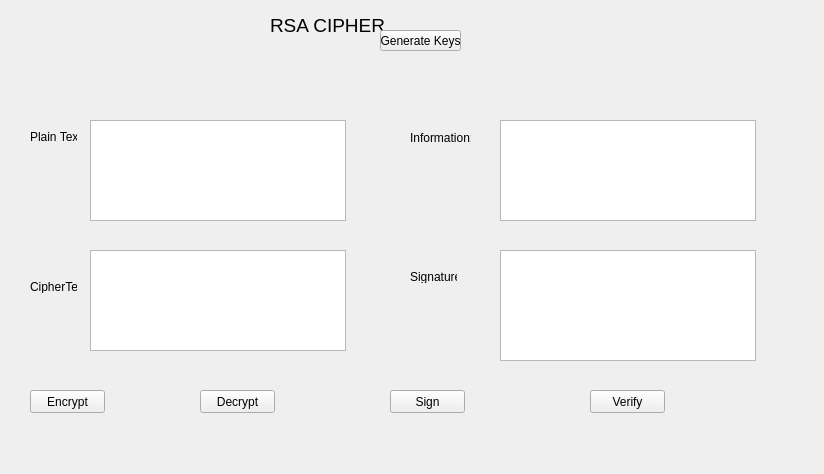
<?xml version="1.0" encoding="UTF-8"?>
<ui version="4.0">
 <class>Form</class>
 <widget class="QWidget" name="Form">
  <property name="geometry">
   <rect>
    <x>0</x>
    <y>0</y>
    <width>824</width>
    <height>474</height>
   </rect>
  </property>
  <property name="windowTitle">
   <string>Form</string>
  </property>
  <widget class="QLabel" name="label">
   <property name="geometry">
    <rect>
     <x>270</x>
     <y>10</y>
     <width>121</width>
     <height>31</height>
    </rect>
   </property>
   <property name="font">
    <font>
     <pointsize>14</pointsize>
    </font>
   </property>
   <property name="text">
    <string>RSA CIPHER</string>
   </property>
  </widget>
  <widget class="QLabel" name="label_2">
   <property name="geometry">
    <rect>
     <x>30</x>
     <y>130</y>
     <width>47</width>
     <height>13</height>
    </rect>
   </property>
   <property name="text">
    <string>Plain Text</string>
   </property>
  </widget>
  <widget class="QLabel" name="label_3">
   <property name="geometry">
    <rect>
     <x>30</x>
     <y>280</y>
     <width>47</width>
     <height>13</height>
    </rect>
   </property>
   <property name="text">
    <string>CipherText:</string>
   </property>
  </widget>
  <widget class="QLabel" name="label_4">
   <property name="geometry">
    <rect>
     <x>410</x>
     <y>130</y>
     <width>61</width>
     <height>16</height>
    </rect>
   </property>
   <property name="text">
    <string>Information:</string>
   </property>
  </widget>
  <widget class="QLabel" name="label_5">
   <property name="geometry">
    <rect>
     <x>410</x>
     <y>270</y>
     <width>47</width>
     <height>13</height>
    </rect>
   </property>
   <property name="text">
    <string>Signature:</string>
   </property>
  </widget>
  <widget class="QTextBrowser" name="txtplaintext">
   <property name="geometry">
    <rect>
     <x>90</x>
     <y>120</y>
     <width>256</width>
     <height>101</height>
    </rect>
   </property>
   <property name="readOnly">
    <bool>false</bool>
   </property>
  </widget>
  <widget class="QTextBrowser" name="txtciphertext">
   <property name="geometry">
    <rect>
     <x>90</x>
     <y>250</y>
     <width>256</width>
     <height>101</height>
    </rect>
   </property>
   <property name="readOnly">
    <bool>false</bool>
   </property>
  </widget>
  <widget class="QTextBrowser" name="txtInfomation">
   <property name="geometry">
    <rect>
     <x>500</x>
     <y>120</y>
     <width>256</width>
     <height>101</height>
    </rect>
   </property>
   <property name="readOnly">
    <bool>false</bool>
   </property>
  </widget>
  <widget class="QTextBrowser" name="txtsignature">
   <property name="geometry">
    <rect>
     <x>500</x>
     <y>250</y>
     <width>256</width>
     <height>111</height>
    </rect>
   </property>
   <property name="readOnly">
    <bool>false</bool>
   </property>
  </widget>
  <widget class="QPushButton" name="btnGeneratekeys">
   <property name="geometry">
    <rect>
     <x>380</x>
     <y>30</y>
     <width>81</width>
     <height>21</height>
    </rect>
   </property>
   <property name="text">
    <string>Generate Keys</string>
   </property>
  </widget>
  <widget class="QPushButton" name="btnEncrypt">
   <property name="geometry">
    <rect>
     <x>30</x>
     <y>390</y>
     <width>75</width>
     <height>23</height>
    </rect>
   </property>
   <property name="text">
    <string>Encrypt</string>
   </property>
  </widget>
  <widget class="QPushButton" name="btnDecrypt">
   <property name="geometry">
    <rect>
     <x>200</x>
     <y>390</y>
     <width>75</width>
     <height>23</height>
    </rect>
   </property>
   <property name="text">
    <string>Decrypt</string>
   </property>
  </widget>
  <widget class="QPushButton" name="btnSign">
   <property name="geometry">
    <rect>
     <x>390</x>
     <y>390</y>
     <width>75</width>
     <height>23</height>
    </rect>
   </property>
   <property name="text">
    <string>Sign</string>
   </property>
  </widget>
  <widget class="QPushButton" name="btnVerify">
   <property name="geometry">
    <rect>
     <x>590</x>
     <y>390</y>
     <width>75</width>
     <height>23</height>
    </rect>
   </property>
   <property name="text">
    <string>Verify</string>
   </property>
  </widget>
 </widget>
 <resources/>
 <connections/>
</ui>
